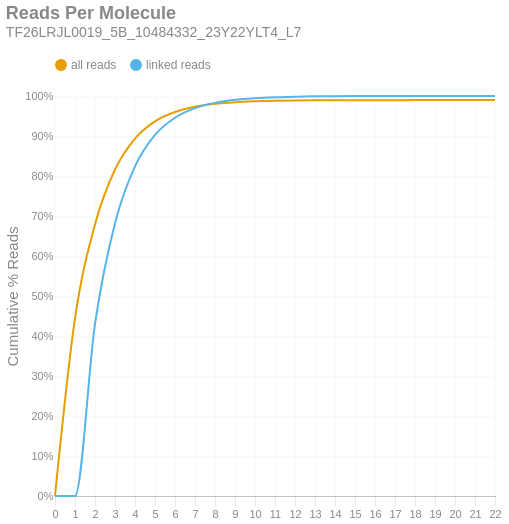

Notebook source saved alongside this figure:
### Markdown cell above
### Reads per Molecule
This chart shows the cumulative distribution of the number of reads per linked molecule. That is, how many alignments are associated with a unique molecule. This excludes the number of reads associated with invalid or absent linked-read barcodes. The `linked` histogram is the percentages recalculated when disregarding singletons.

### Code cell
if SKIPLR:
    print_html(f"Skipped")
else:
    counts = np.bincount(valids['reads'].cast(pl.Int64).to_numpy())
    weighted = counts * np.arange(len(counts))
    all_perc = weighted / n_reads
    linked_perc = weighted / n_linked_reads
    linked_perc[1] = 0
    binned_df = pl.DataFrame({
        'readsper': list(range(len(counts))),
        'all reads (cumsum)': np.cumsum(all_perc).tolist(),
        'linked reads (cumsum)': np.cumsum(linked_perc).tolist(),
    })

    with SafeRender(binned_df):
        (
            density_plot(binned_df, 'Reads Per Molecule', samplename, 'readspmol')
            .encode(
                x=alt.X('readsper:O', title=None).axis(labelAngle=0).scale(padding=0),
                y=alt.Y('value:Q', title='Cumulative % Reads').axis(format='%').stack(False),
                color=alt.Color("key:N").scale(domain=["all reads", "linked reads"]),
                tooltip=[
                    alt.Tooltip("key:N", title="Data Type"),
                    alt.Tooltip("readsper:O", title="Reads Per Molecule"),
                    alt.Tooltip("value:Q", format=".2%", title="% Reads (Cum.)")
                ]            
            )
        ).display()

### Figure 1 — Vega-Lite specification as saved in the notebook (floating-point values rounded to 4 significant figures)
{"width": "container", "height": 400, "config": {"title": {"anchor": "start", "dy": -15, "fontSize": 18, "color": "#888888", "subtitleColor": "#888888", "subtitleFontSize": 14}, "arc": {"fill": "#0072B2"}, "axis": {"domainColor": "#888888", "domainWidth": 0.5, "gridWidth": 0.2, "grid": false, "titleFontWeight": 400, "titleFontSize": 15, "labelFontSize": 11, "labelColor": "#888888", "tickColor": "#888888", "tickWidth": 0.2, "titleColor": "#888888"}, "axisBand": {"grid": false}, "axisX": {"grid": true, "tickSize": 10, "domainCap": "round"}, "axisY": {"domain": false, "grid": true, "tickSize": 0, "domainCap": "round"}, "background": "transparent", "header": {"labelFontSize": 15, "labelColor": "#888888", "titleFontSize": 15, "titleFontWeight": 600, "titleColor": "#888888"}, "legend": {"labelFont": "sans-serif", "labelFontSize": 12, "labelColor": "#888888", "symbolSize": 100, "symbolType": "circle", "titleFontSize": 12, "titlePadding": 10, "titleColor": "#888888", "title": null, "orient": "top"}, "range": {"category": ["#E69F00", "#56B4E9", "#009E73", "#F0E442", "#0072B2", "#D55E00", "#CC79A7", "#000000"], "diverging": ["#cfe8f3", "#a2d4ec", "#73bfe2", "#46abdb", "#1696d2", "#12719e"]}, "area": {"fill": "#0072B2", "fillOpacity": 0.7, "line": true, "strokeOpacity": 0.7}, "line": {"color": "#0072B2", "stroke": "#0072B2", "strokeWidth": 2}, "trail": {"color": "#0072B2", "stroke": "#0072B2", "strokeWidth": 0, "size": 1}, "point": {"filled": true, "fillOpacity": 1.0, "size": 95}, "text": {"color": "#888888", "fontSize": 11, "align": "right", "fontWeight": 400, "size": 11}, "bar": {"fill": "#0072B2", "stroke": null}, "view": {"stroke": null, "continuousWidth": 660, "continuousHeight": 400}}, "data": {"name": "data-3250885afd19e34c989579b10ed31339"}, "mark": {"type": "line", "interpolate": "monotone", "point": {"opacity": 0, "size": 275}}, "encoding": {"color": {"field": "key", "scale": {"domain": ["all reads", "linked reads"]}, "type": "nominal"}, "tooltip": [{"field": "key", "title": "Data Type", "type": "nominal"}, {"field": "readsper", "title": "Reads Per Molecule", "type": "ordinal"}, {"field": "value", "format": ".2%", "title": "% Reads (Cum.)", "type": "quantitative"}], "x": {"axis": {"labelAngle": 0}, "field": "readsper", "scale": {"padding": 0}, "title": null, "type": "ordinal"}, "y": {"axis": {"format": "%"}, "field": "value", "stack": false, "title": "Cumulative % Reads", "type": "quantitative"}}, "params": [{"name": "param_c36ac31b6afebe62", "select": {"type": "point", "fields": ["key"]}, "bind": "legend"}], "title": {"text": "Reads Per Molecule", "subtitle": "TF26LRJL0019_5B_10484332_23Y22YLT4_L7"}, "transform": [{"fold": ["all reads (cumsum)", "linked reads (cumsum)"]}, {"calculate": "replace(datum.key, ' (cumsum)', '')", "as": "key"}, {"filter": {"param": "param_c36ac31b6afebe62"}}], "usermeta": {"embedOptions": {"downloadFileName": "TF26LRJL0019_5B_10484332_23Y22YLT4_L7.readspmol"}}, "$schema": "https://vega.github.io/schema/vega-lite/v6.4.1.json", "datasets": {"data-3250885afd19e34c989579b10ed31339": [{"readsper": 0, "all reads (cumsum)": 0.0, "linked reads (cumsum)": 0.0}, {"readsper": 1, "all reads (cumsum)": 0.4441, "linked reads (cumsum)": 0.0}, {"readsper": 2, "all reads (cumsum)": 0.6788, "linked reads (cumsum)": 0.4302}, {"readsper": 3, "all reads (cumsum)": 0.8162, "linked reads (cumsum)": 0.682}, {"readsper": 4, "all reads (cumsum)": 0.8937, "linked reads (cumsum)": 0.824}, {"readsper": 5, "all reads (cumsum)": 0.9366, "linked reads (cumsum)": 0.9027}, {"readsper": 6, "all reads (cumsum)": 0.96, "linked reads (cumsum)": 0.9456}, {"readsper": 7, "all reads (cumsum)": 0.9732, "linked reads (cumsum)": 0.9697}, {"readsper": 8, "all reads (cumsum)": 0.9804, "linked reads (cumsum)": 0.9829}, {"readsper": 9, "all reads (cumsum)": 0.9845, "linked reads (cumsum)": 0.9904}, {"readsper": 10, "all reads (cumsum)": 0.9867, "linked reads (cumsum)": 0.9944}, {"readsper": 11, "all reads (cumsum)": 0.988, "linked reads (cumsum)": 0.9968}, {"readsper": 12, "all reads (cumsum)": 0.9887, "linked reads (cumsum)": 0.9982}, {"readsper": 13, "all reads (cumsum)": 0.9892, "linked reads (cumsum)": 0.9991}, {"readsper": 14, "all reads (cumsum)": 0.9894, "linked reads (cumsum)": 0.9995}, {"readsper": 15, "all reads (cumsum)": 0.9896, "linked reads (cumsum)": 0.9997}, {"readsper": 16, "all reads (cumsum)": 0.9896, "linked reads (cumsum)": 0.9999}, {"readsper": 17, "all reads (cumsum)": 0.9897, "linked reads (cumsum)": 0.9999}, {"readsper": 18, "all reads (cumsum)": 0.9897, "linked reads (cumsum)": 1.0}, {"readsper": 19, "all reads (cumsum)": 0.9897, "linked reads (cumsum)": 1.0}, {"readsper": 20, "all reads (cumsum)": 0.9897, "linked reads (cumsum)": 1.0}, {"readsper": 21, "all reads (cumsum)": 0.9897, "linked reads (cumsum)": 1.0}, {"readsper": 22, "all reads (cumsum)": 0.9897, "linked reads (cumsum)": 1.0}]}}
